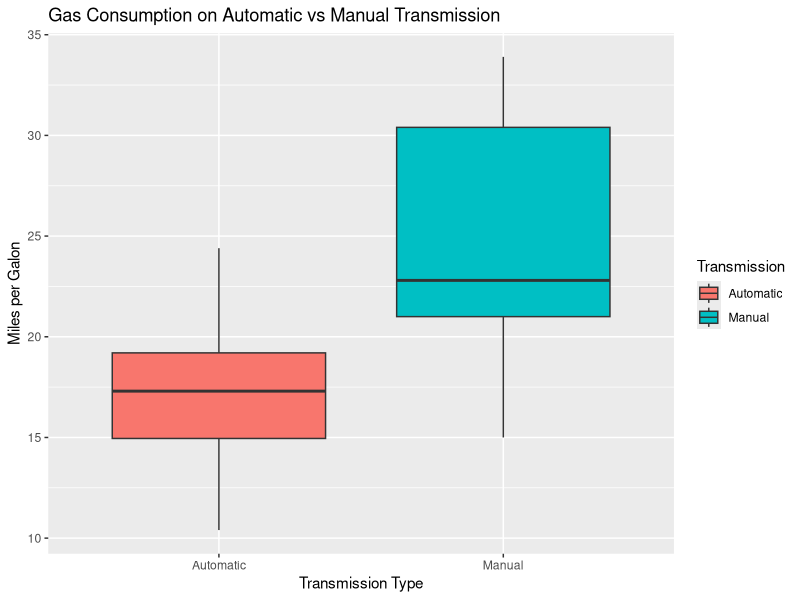
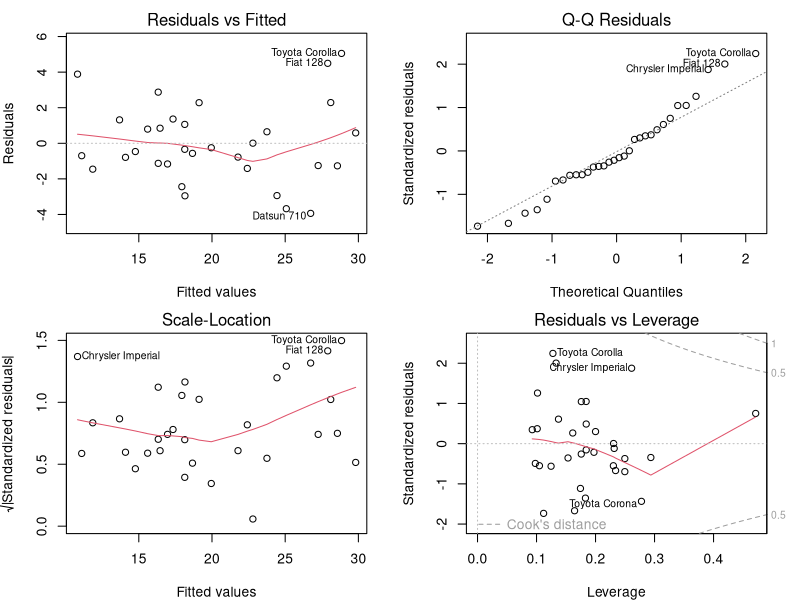

Here is the R script that generated these plots, in order:
## ---- chunk 1
    library(dplyr, quietly = TRUE, warn.conflicts = FALSE)
    library(ggplot2, quietly = TRUE, warn.conflicts = FALSE)
    data("mtcars")
    head(mtcars, n = 5)
## ---- chunk 2
ggplot(mtcars, aes(x = factor(am, labels = c("Automatic","Manual")), y = mpg)) + geom_boxplot(aes(fill=factor(am, labels = c("Automatic","Manual")))) + ggtitle(label = "Gas Consumption on Automatic vs Manual Transmission") + xlab("Transmission Type") + ylab("Miles per Galon") + labs(fill = "Transmission")
## ---- chunk 3
t.test(as.numeric(mtcars$mpg) ~ as.factor(mtcars$am))
## ---- chunk 4
    cor(mtcars)[1,]
## ---- chunk 5
mtcars <- mutate(mtcars, cyl = as.factor(cyl))
mtcars <- mutate(mtcars, vs = as.factor(vs))
mtcars <- mutate(mtcars, am = factor(am, labels = c("Automatic","Manual")))
mtcars <- mutate(mtcars, gear = as.factor(gear))
mtcars <- mutate(mtcars, carb = as.factor(carb))
## ---- chunk 6
fit_initial <- lm(mpg ~ ., data = mtcars)
fit_step <- step(fit_initial, direction = "both", trace = FALSE)
summary(fit_step)
## ---- chunk 7
data.frame(initial_model = summary(fit_initial)$adj.r.squared, step_model = summary(fit_step)$adj.r.squared)
## ---- chunk 8
par(mfrow = c(2,2), mar = c(4,4,2,2))
plot(fit_step)
